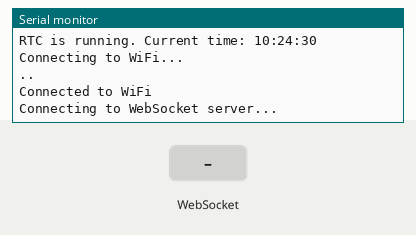
A sketch run on a simulated ESP32. Parts: the last lines printed to the serial monitor. The test bench sets the inputs (shaded band). WiFi joins after 1.5 s; servers stay silent unless stated; the local clock reads 2024-03-15 10:24:30 at power-on unless the sketch sets it.

Above: at 3.2 s.
3.3 s: WebSocket text "1" received
At 3.8 s:
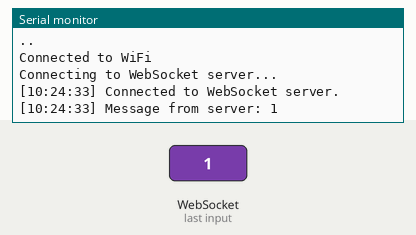
4.8 s: WebSocket text "0" received
At 6.0 s:
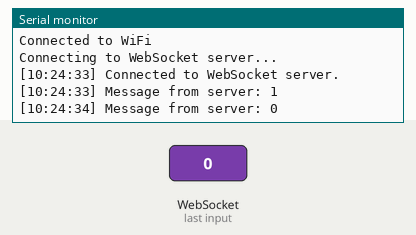
6.3 s: WebSocket text "2" received
At 7.2 s:
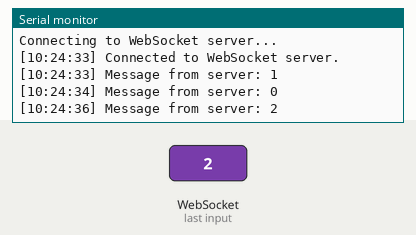

The sketch:

esp32websocketver1device2.ino
```cpp
#include <WiFi.h>
#include <WebSocketsClient.h>
#include <Adafruit_Sensor.h>
#include <DHT.h>
#include <RtcDS1302.h>  // Include DS1302 library by Makuna

// DS1302 Pins on ESP32
#define DS1302_CLK 5
#define DS1302_DAT 18
#define DS1302_RST 19

// Create a ThreeWire instance (required for RtcDS1302)
ThreeWire myWire(DS1302_DAT, DS1302_CLK, DS1302_RST);

// Initialize DS1302 RTC using the ThreeWire instance
RtcDS1302<ThreeWire> rtc(myWire);

// WiFi and WebSocket configuration
const char* ssid = "C0nVeRgE_NeT";
const char* password = "h1ND1K0@L@m";
const char* websocket_host = "192.168.1.12";
uint16_t websocket_port = 8080;
const char* websocket_url = "/";

// DHT22 Sensor Setup
#define DHTPIN 4
#define DHTTYPE DHT22
DHT dht(DHTPIN, DHTTYPE);

// WebSocket client object
WebSocketsClient webSocket;

// Change deviceId to an integer
int deviceId = 2;
unsigned long previousMillis = 0;
const long data_interval = 60000;  // 1 minute in milliseconds (60 * 1000)

// Time window for operation: 8 AM to 5 PM
int startHour = 8;
int endHour = 17;

// Function to generate timestamp string
String getTimestamp() {
  RtcDateTime now = rtc.GetDateTime();
  char timestamp[20];
  sprintf(timestamp, "%02u:%02u:%02u", now.Hour(), now.Minute(), now.Second());
  return String(timestamp);
}

// Function to handle errors with timestamps
void handleError(const String& errorMsg, const String& suggestion) {
  String timestamp = getTimestamp();  // Get the current time from RTC
  Serial.println("[" + timestamp + "] Error: " + errorMsg);
  Serial.println("[" + timestamp + "] Suggested fix: " + suggestion);
}

// Function to check and reconnect to Wi-Fi
void checkWiFiConnection() {
  if (WiFi.status() != WL_CONNECTED) {
    Serial.println("WiFi disconnected. Attempting to reconnect...");

    // Disconnect and start reconnecting
    WiFi.disconnect();
    WiFi.begin(ssid, password);

    int retryCount = 0;
    const int maxRetries = 10;  // Maximum number of retry attempts
    while (WiFi.status() != WL_CONNECTED && retryCount < maxRetries) {
      delay(1000);  // Wait 1 second between retries
      Serial.print(".");
      retryCount++;
    }

    if (WiFi.status() == WL_CONNECTED) {
      Serial.println("\nReconnected to WiFi.");
    } else {
      Serial.println("\nFailed to reconnect to WiFi.");
    }
  }
}

// WebSocket event handler
void webSocketEvent(WStype_t type, uint8_t* payload, size_t length) {
  String timestamp = getTimestamp();  // Get the current timestamp
  switch (type) {
    case WStype_DISCONNECTED:
      Serial.println("[" + timestamp + "] Disconnected from WebSocket server.");
      handleError("WebSocket Disconnected", "Check server connection or WebSocket server URL.");
      break;
    case WStype_CONNECTED:
      Serial.println("[" + timestamp + "] Connected to WebSocket server.");
      break;
    case WStype_TEXT:
      Serial.printf("[%s] Message from server: %s\n", timestamp.c_str(), payload);
      break;
    case WStype_ERROR:
      Serial.println("[" + timestamp + "] WebSocket error occurred.");
      handleError("WebSocket Error", "Check network connectivity or server health.");
      break;
  }
}

// Function to check the RTC status
void checkRtcStatus() {
  if (!rtc.IsDateTimeValid()) {
    Serial.println("RTC is not running or needs reset!");

    // Optionally reset the time if needed
    // rtc.SetDateTime(RtcDateTime(__DATE__, __TIME__));  // Only use this if the RTC has lost its time
  } else {
    RtcDateTime now = rtc.GetDateTime();
    Serial.print("RTC is running. Current time: ");
    Serial.print(now.Hour());
    Serial.print(":");
    Serial.print(now.Minute());
    Serial.print(":");
    Serial.println(now.Second());
  }
}

void setup() {
  Serial.begin(115200);

  // Start the DHT sensor
  dht.begin();

  // Initialize RTC
  rtc.Begin();

  // For first-time use, set the RTC to the current compile time (only do this once)
  //RtcDateTime compiled = RtcDateTime(__DATE__, __TIME__);
  //rtc.SetDateTime(compiled);

  // Check RTC status after setting the time
  checkRtcStatus();  // Print the current time to verify

  // Connect to WiFi
  Serial.println("Connecting to WiFi...");
  WiFi.begin(ssid, password);

  int retries = 0;
  const int maxRetries = 10;

  while (WiFi.status() != WL_CONNECTED && retries < maxRetries) {
    delay(1000);
    Serial.print(".");
    retries++;
  }

  if (WiFi.status() == WL_CONNECTED) {
    Serial.println("\nConnected to WiFi");
  } else {
    handleError("Failed to connect to WiFi", "Check WiFi credentials or router availability.");
    return;  // Exit if WiFi connection fails
  }

  // Setup WebSocket connection
  Serial.println("Connecting to WebSocket server...");
  webSocket.begin(websocket_host, websocket_port, websocket_url);
  webSocket.onEvent(webSocketEvent);
}

void loop() {
  checkWiFiConnection();  // Check Wi-Fi connection periodically

  RtcDateTime currentTime = rtc.GetDateTime();
  int currentHour = currentTime.Hour();
  int currentMinute = currentTime.Minute();
  int currentSecond = currentTime.Second();

  // Check if the current time is within operational hours (8 AM to 5 PM)
  if (currentHour >= startHour && currentHour < endHour) {
    webSocket.loop();  // Handle WebSocket events

    unsigned long currentMillis = millis();
    if (currentMillis - previousMillis >= data_interval) {
      previousMillis = currentMillis;

      float t = dht.readTemperature();
      float h = dht.readHumidity();
      float hi = dht.computeHeatIndex(t, h, false);

      if (isnan(t) || isnan(h) || isnan(hi)) {
        handleError("Failed to read from DHT sensor", "Ensure the sensor is connected properly and try resetting the device.");
        return;
      }

      // Get timestamp from RTC (for Serial Monitor only)
      String timestamp = getTimestamp();

      // Check if WebSocket is connected before sending data
      if (webSocket.isConnected()) {
        String jsonData = "{\"deviceId\":" + String(deviceId) + ",\"temperature\":" + String(t) + ",\"humidity\":" + String(h) + ",\"heat_index\":" + String(hi) + "}";

        // Print data to Serial with timestamp
        Serial.println("[" + timestamp + "] Sent data: " + jsonData);

        // Send data via WebSocket (without timestamp)
        webSocket.sendTXT(jsonData);
      } else {
        handleError("WebSocket not connected", "Check if WebSocket server is online and reachable.");
      }
    }
  }
}
```

Measured:
- after the input at 3.3 s, the serial monitor: prints a new line at once (image 1)
- after the input at 4.8 s, the serial monitor: prints a new line at once (image 2)
- after the input at 6.3 s, the serial monitor: prints a new line at once (image 3)
